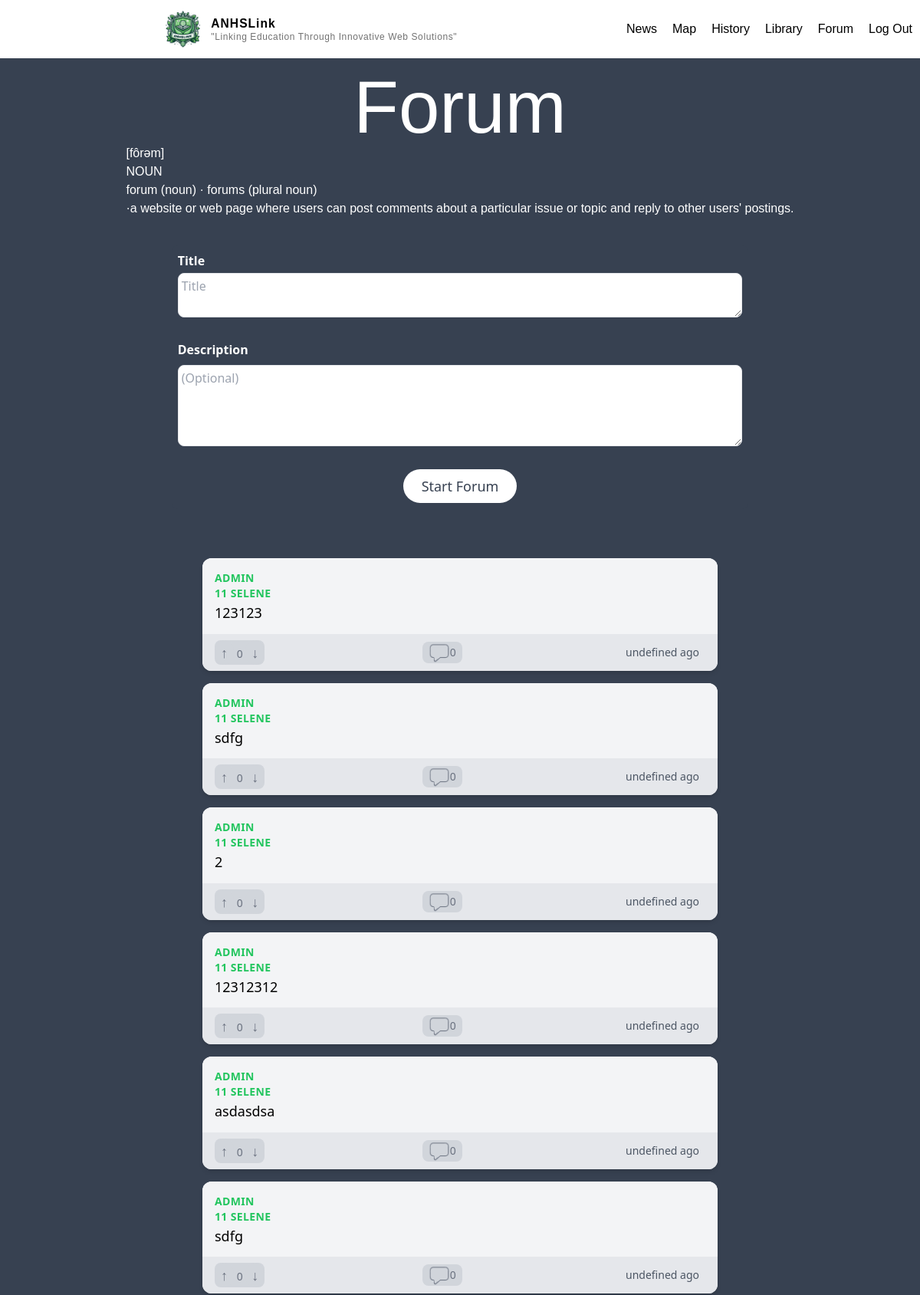
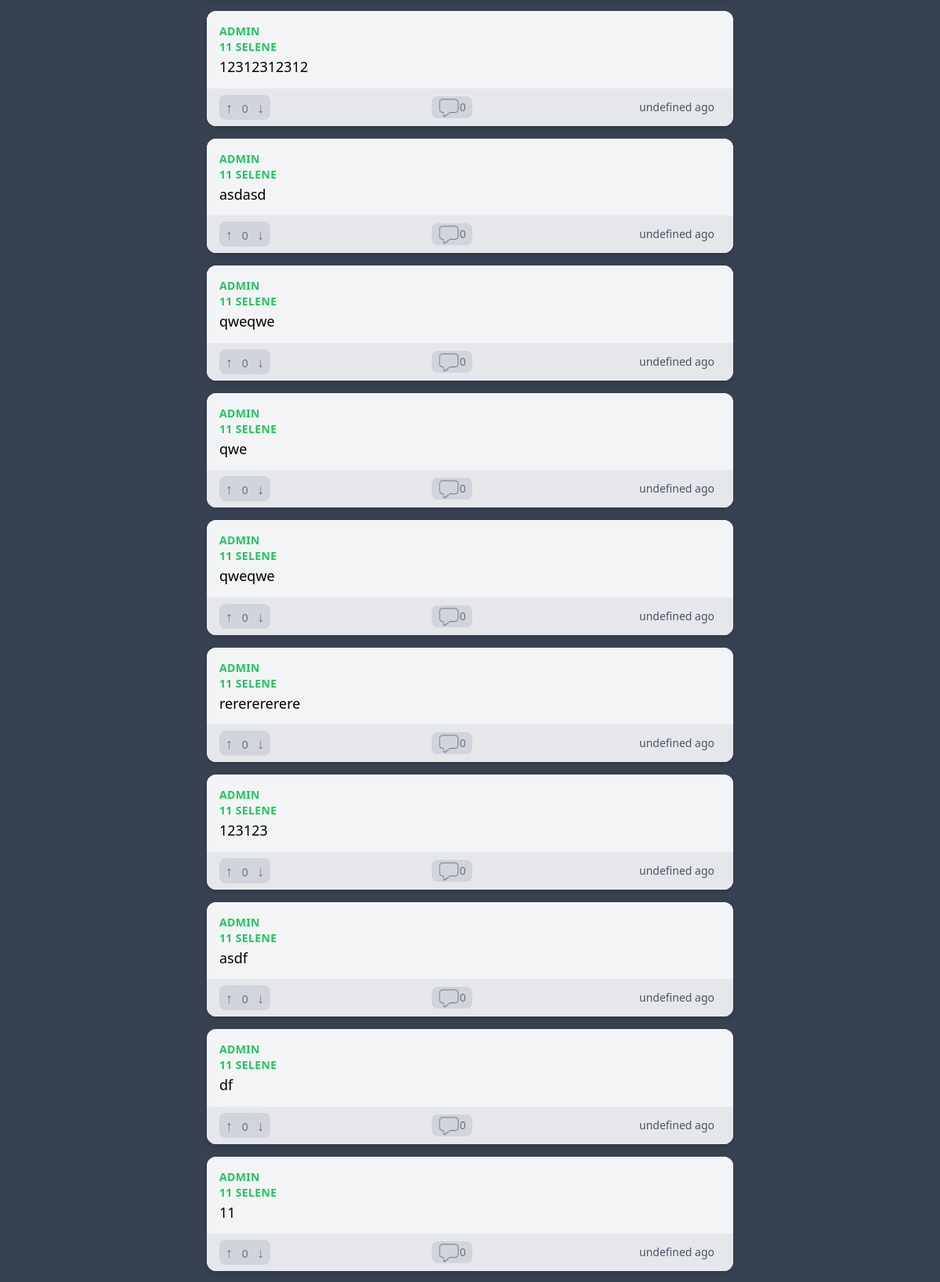
/forum (signed in, upper part), run on the app's committed database (2 pictures, top to bottom).
### main/models.py (models this page shows, shortened)
class Forum (models.Model):
    author = models.ForeignKey(User, on_delete=models.CASCADE, related_name="author")
    title = models.CharField(max_length=200, default="")
    description = models.CharField(max_length=400, default="",blank=True)
    uploaded_at = models.DateTimeField(auto_now_add=True)
    likes = models.IntegerField(default=0)
    def comment_count(self):
        return self.comments.count()

### authentication/models.py (models this page shows, shortened)
class Profile(models.Model):
    user = models.OneToOneField(User, on_delete=models.CASCADE, related_name="profile")
    grade = models.IntegerField()
    section = models.CharField(default='Selene', max_length=20)
    email = models.EmailField(default="haha@gmail.com")

### main/views.py (the view)
# urls.py: path("forum", views.forum, name="forum"),
@login_required(login_url="/login")
def forum(request):
    if request.method == 'POST':
        form = ForumForm(request.POST)
        if form.is_valid():
            forum = form.save(commit=False)
            forum.author = request.user
            forum.save()
            return redirect("/forum")
    else:
        form = PostForm()
    forums = Forum.objects.all().order_by('-uploaded_at')
    return render(request,"main/forum.html",{"forums":forums,"form":form} )

### main/forms.py
class PostForm(forms.ModelForm):
    class Meta:
        model = Post
        fields = ["title", "description"]

### main/templates/main/forum.html (shortened to what this page needs)
{% extends "main/base.html" %}
{% load static %}
{% block body %}
<div class="flex bg-gray-700 justify-center">
  <div class="max-w-screen-lg ">
    <div class="bg-gray-700 text-center  text-white p-4 font-normal">
      <h1 class="text-8xl">Forum</h1>
      <p class="text-left">[fôrəm]</p>
      <p class="text-left">NOUN</p>
      <p class="text-left">forum (noun) · forums (plural noun) </p>
      <p>·a website or web page where users can post comments about a particular issue or topic and reply to other
        users'
        postings.</p>
    </div>
    <div class="flex justify-center items-center pt-5 pb-16 bg-gray-700">
      <form method="POST" id="formFurom"class="p-2 md:p-2 w-5/6 bg-gray-700 rounded-lg bottom-10 " action="{% url 'forum' %}">
        <div class="mb-6">
          <label for="title" class="block mb-1 text-md font-semibold text-white">Title </label>
          <textarea id="title" maxlength="200" name="title" type="text" placeholder="Title"
            class="w-full px-1 py-1 border rounded-lg text-gray-800 focus:outline-none focus:ring-2 focus:ring-blue-500 focus:border-transparent"
            required></textarea>
        </div>
        <div class="mb-6">
          <label for="description" class="block mb-2 text-md font-semibold text-white">Description </label>
          <textarea id="description" maxlength="400" name="description" rows="4" placeholder="(Optional)"
            class="w-full px-1 py-1  border rounded-lg text-gray-800 focus:outline-none focus:ring-2 focus:ring-blue-500 focus:border-transparent"
            ></textarea>
        </div>
        <div class="flex justify-center">
          <input id="submit" type="submit" value="Start Forum"
            class="cursor-pointer px-6 py-2 text-lg rounded-full text-gray-700 bg-gradient-to-r from-white to-white  hover:from-blue-700 hover:to-blue-500 focus:outline-none focus:ring-4 focus:ring-blue-300">
        </div>
      </form>
    </div>
  </div>
</div>
{% for forum in forums %}
<div class="bg-gray-700">
  <a href="{% url 'forum_comment'  forum.id %}">
    <div class="max-w-md mx-auto bg-white rounded-xl shadow-md overflow-hidden md:max-w-2xl mb-4">
      <div class="md:flex bg-gray-100">
        <div class="p-4 size-full  ">
          <div class="uppercase tracking-wide text-sm text-green-500 font-semibold author">{{forum.author.username}}
          </div>
          <div class="uppercase tracking-wide text-sm text-green-500 font-semibold author">
            {{forum.author.profile.grade}} {{ forum.author.profile.section }}</div>
          <div class="block mt-1 text-lg leading-tight font-medium text-black ">{{forum.title}}</div>
        </div>
      </div>
  </a>
  <div class="px-4 py-2 bg-gray-200 flex justify-between">
    <span class="text-sm text-gray-500 bg bg-gray-300 rounded-lg">
      <button class="px-2 py-0.5 text-lg font-extrabold bg-gray-300 rounded-full">&#8593;</button>
      {{forum.likes}}
      <button class="px-2  py-0.5 text-lg font-extrabold bg-gray-300 rounded-full">&#8595;</button>
    </span>
    <a href="{% url 'forum_comment'  forum.id %}" class="flex items-center"><span
        class="text-sm text-gray-500 bg-gray-300 rounded-lg flex items-center px-2"><img
          src="{% static 'pictures/comment.png' %}" class="size-7">{{forum.comment_count}}</span></a>
    <span class="time text-sm text-gray-600 flex items-center px-2">{{forum.uploaded_at}}</span>
  </div>
</div>
{% empty %}
<p class="m-3 text-center text-gray-500">No posts</p>
{% endfor %}
{% endblock %}</div>

### authentication/static/styles/styles.css (style rules this page uses)
body { margin: 0; padding: 0; }
h1 { font-family: sans-serif; }
a { text-decoration: none; }
p { font-family: sans-serif; }

### data on the page
Forum: author.username "ADMIN", author.profile.grade "11", author.profile.section "SELENE", title "123123", likes "0", comment_count "0"
Forum: author.username "ADMIN", author.profile.grade "11", author.profile.section "SELENE", title "sdfg", likes "0", comment_count "0"
Forum: author.username "ADMIN", author.profile.grade "11", author.profile.section "SELENE", title "2", likes "0", comment_count "0"
Forum: author.username "ADMIN", author.profile.grade "11", author.profile.section "SELENE", title "12312312", likes "0", comment_count "0"
Forum: author.username "ADMIN", author.profile.grade "11", author.profile.section "SELENE", title "asdasdsa", likes "0", comment_count "0"
Forum: author.username "ADMIN", author.profile.grade "11", author.profile.section "SELENE", title "sdfg", likes "0", comment_count "0"
Forum: author.username "ADMIN", author.profile.grade "11", author.profile.section "SELENE", title "12312312312", likes "0", comment_count "0"
Forum: author.username "ADMIN", author.profile.grade "11", author.profile.section "SELENE", title "asdasd", likes "0", comment_count "0"
Forum: author.username "ADMIN", author.profile.grade "11", author.profile.section "SELENE", title "qweqwe", likes "0", comment_count "0"
Forum: author.username "ADMIN", author.profile.grade "11", author.profile.section "SELENE", title "qwe", likes "0", comment_count "0"
Forum: author.username "ADMIN", author.profile.grade "11", author.profile.section "SELENE", title "qweqwe", likes "0", comment_count "0"
Forum: author.username "ADMIN", author.profile.grade "11", author.profile.section "SELENE", title "rererererere", likes "0", comment_count "0"
Forum: author.username "ADMIN", author.profile.grade "11", author.profile.section "SELENE", title "123123", likes "0", comment_count "0"
Forum: author.username "ADMIN", author.profile.grade "11", author.profile.section "SELENE", title "asdf", likes "0", comment_count "0"
Forum: author.username "ADMIN", author.profile.grade "11", author.profile.section "SELENE", title "df", likes "0", comment_count "0"
Forum: author.username "ADMIN", author.profile.grade "11", author.profile.section "SELENE", title "11", likes "0", comment_count "0"
